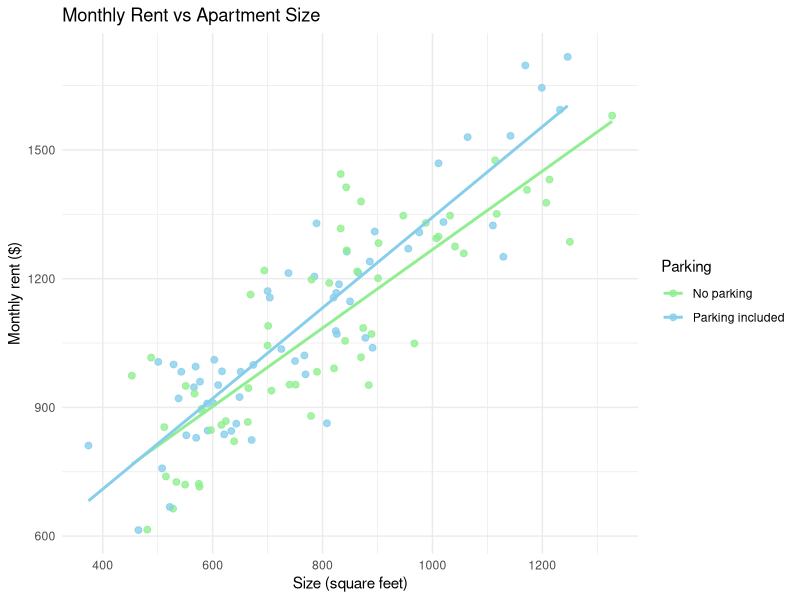
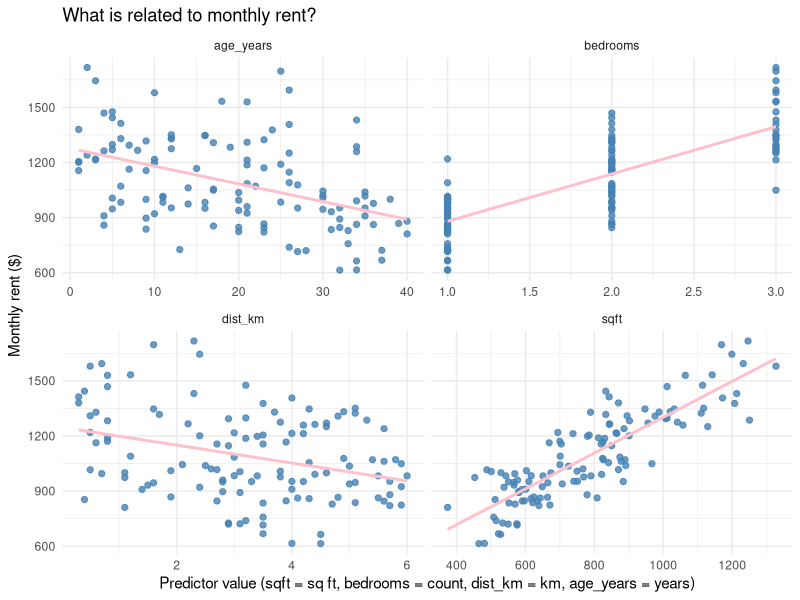
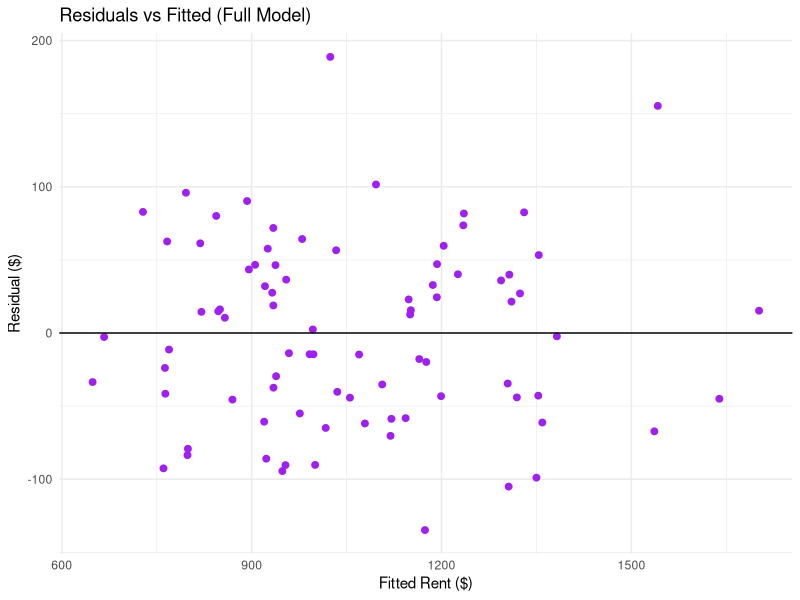
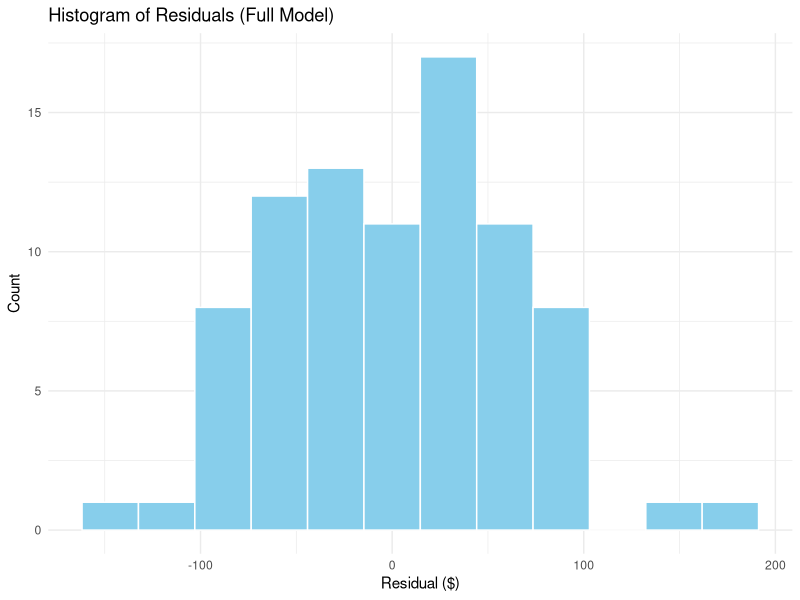

Generate these figures, in order, with R:
## ---- chunk 1
knitr::opts_chunk$set(echo = TRUE, message = FALSE, warning = FALSE,
                      fig.width = 7, fig.height = 4.5)
## ---- chunk 2
library(tidyverse)
## ---- chunk 3
rentals <- read_csv("CampusRentals.csv", show_col_types = FALSE)

glimpse(rentals)

summary(rentals)
## ---- chunk 4
rentals %>%
  ggplot(aes(x = sqft, y = rent, color = factor(parking))) +
  geom_point(size = 2, alpha = 0.8) +
  geom_smooth(method = "lm", se = FALSE) +
  scale_color_manual(values = c("0" = "lightgreen", "1" = "skyblue"),
                     labels = c("No parking", "Parking included")) +
  labs(title = "Monthly Rent vs Apartment Size",
       x = "Size (square feet)", y = "Monthly rent ($)",
       color = "Parking") +
  theme_minimal()
## ---- chunk 5
rentals %>%
  pivot_longer(c(sqft, bedrooms, dist_km, age_years),
               names_to = "predictor", values_to = "value") %>%
  ggplot(aes(x = value, y = rent)) +
  geom_point(color = "steelblue", size = 1.8, alpha = 0.8) +
  geom_smooth(method = "lm", se = FALSE, color = "pink") +
  facet_wrap(~ predictor, scales = "free_x") +
  labs(title = "What is related to monthly rent?",
       x = "Predictor value (sqft = sq ft, bedrooms = count, dist_km = km, age_years = years)",
       y = "Monthly rent ($)") +
  theme_minimal()
## ---- chunk 6
rentals %>%
  select(-apt_id) %>%
  cor() %>%
  round(2)
## ---- chunk 7
set.seed(123)
train_rows <- sample(nrow(rentals), size = 0.7 * nrow(rentals))   # 70% train
train <- rentals[train_rows, ]
valid <- rentals[-train_rows, ]                                    # 30% validation

cat("Training rows:  ", nrow(train), "\n")
cat("Validation rows:", nrow(valid), "\n")
## ---- chunk 8
model_simple <- lm(rent ~ sqft, data = train)
summary(model_simple)
## ---- chunk 9
model_full <- lm(rent ~ sqft + bedrooms + dist_km + age_years + parking, data = train)
summary(model_full)
## ---- chunk 10
#add fitted values (predicted rent) and residuals (prediction errors) to the training dataset
train_aug <- train %>%
  mutate(fitted = fitted(model_full),
         resid  = residuals(model_full))
## ---- chunk 11
train_aug %>%
  ggplot(aes(x = fitted, y = resid)) +
  geom_point(color = "purple", size = 2) +
  geom_hline(yintercept = 0, color = "black") +
  labs(title = "Residuals vs Fitted (Full Model)",
       x = "Fitted Rent ($)", 
       y = "Residual ($)") +
  theme_minimal()
## ---- chunk 12
train_aug %>%
  ggplot(aes(x = resid)) +
  geom_histogram(bins = 12, fill = "skyblue", color = "white") +
  labs(title = "Histogram of Residuals (Full Model)",
       x = "Residual ($)", y = "Count") +
  theme_minimal()
## ---- chunk 13
shapiro.test(residuals(model_full))
## ---- chunk 14
model_step <- step(model_full, direction = "backward")
summary(model_step)
## ---- chunk 15
rmse <- function(actual, predicted) sqrt(mean((actual - predicted)^2))

pred_simple <- predict(model_simple, newdata = valid)
pred_full   <- predict(model_full,   newdata = valid)
pred_step   <- predict(model_step,   newdata = valid)
## ---- chunk 16
comparison <- tibble(
  model      = c("Simple", "Full", "Step"),
  valid_rmse = c(rmse(valid$rent, pred_simple),
                 rmse(valid$rent, pred_full),
                 rmse(valid$rent, pred_step)),
  adj_r_sq   = c(summary(model_simple)$adj.r.squared,
                 summary(model_full)$adj.r.squared,
                 summary(model_step)$adj.r.squared)
) %>%
  arrange(valid_rmse) %>%
  mutate(valid_rmse = round(valid_rmse, 2),
         adj_r_sq   = round(adj_r_sq, 3))

knitr::kable(comparison, col.names = c("Model", "Validation RMSE ($)", "Adjusted R²"))
## ---- chunk 17
# New apartment
new_listing <- tibble(
  sqft = 900,
  bedrooms = 2,
  dist_km = 2.0,
  age_years = 10,
  parking = 1
)

# Predicted rent with prediction interval
predict(model_full, newdata = new_listing, interval = "prediction")
